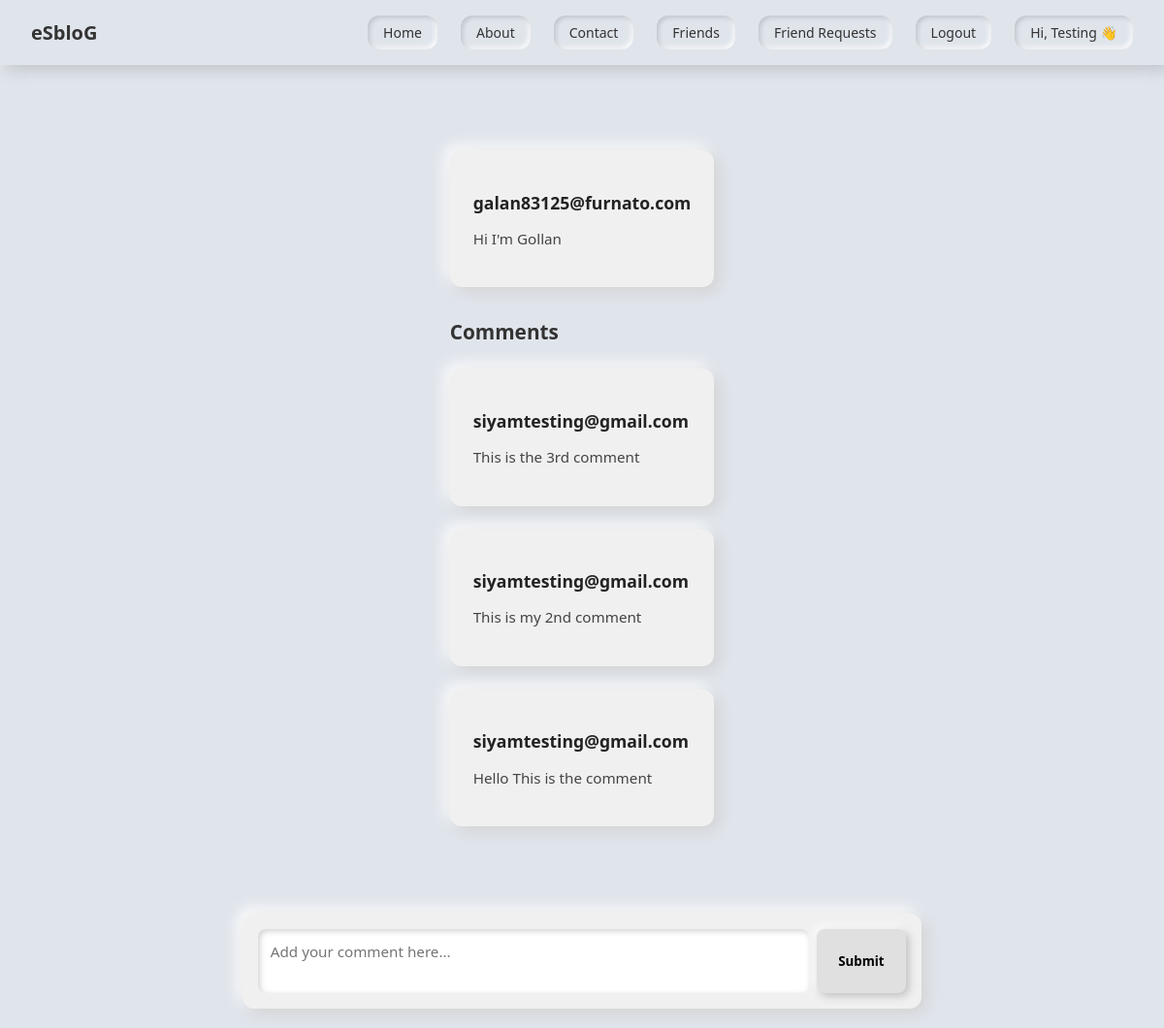
/dashboard/add_comment/10/ (signed in), run on the app's committed database.
### dashboard/models.py (models this page shows, shortened)
class Login_info_new_p(models.Model):
    fname = models.CharField(max_length=100,default="Mr.")
    lname = models.CharField(max_length=100,default="Unknown")
    email = models.EmailField(max_length=50)
    password = models.CharField(max_length=50)
    def __str__(self):
        return self.email

class User_posts(models.Model):
    id = models.AutoField(primary_key=True)
    u_name = models.ForeignKey(Login_info_new_p,on_delete=models.CASCADE)
    post = models.CharField(max_length=100)
    create_at = models.DateTimeField(auto_now_add=True)

class User_comment(models.Model):
    id = models.AutoField(primary_key=True)
    post = models.ForeignKey(User_posts, on_delete=models.CASCADE, related_name="comments")
    user = models.ForeignKey(Login_info_new_p, on_delete=models.CASCADE, related_name="comments")
    comment = models.CharField(max_length=200)
    created_at = models.DateTimeField(auto_now_add=True)

### dashboard/views.py (the view, shortened to what this page needs)
# urls.py: path('add_comment/<int:post_id>/', views.add_comment, name="add_comment"),
def add_comment(request, post_id):
    post = User_posts.objects.get(id=post_id)
    comments = post.comments.all().order_by("-created_at")
    return render(request, "dashboard/comment.html", {"post": post, "comments": comments})

### dashboard/templates/dashboard/comment.html (shortened to what this page needs)
{% include 'dashboard/header.html' %}
<div class="comment-container">
    <div class="post-card">
        <h3 class="username">{{ post.u_name }}</h3>
        <p class="content">{{ post.post }}</p>
    </div>
    <h4 class="comment-section-title">Comments</h4>
    {% for comment in comments %}
        <div class="post-card">
            <h3 class="username">{{ comment.user }}</h3>
            <p class="content">{{ comment.comment }}</p>
        </div>
    {% empty %}
        <p class="content">No comments yet. Be the first to comment!</p>
    {% endfor %}
</div>
<div class="form">
    <form method="POST" action="{% url 'add_comment' post.id %}" style="display: flex; width: 100%; gap: 0.5rem;">
        <textarea name="comment" rows="2" placeholder="Add your comment here..." required></textarea>
        <button type="submit">Submit</button>
    </form>
</div>
{% include 'dashboard/footer.html' %}

### dashboard/templates/dashboard/header.html (shortened to what this page needs)
{% load static %}
<!DOCTYPE html>
<html lang="en">
<head>
</head>
<body>
  <nav class="navbar" role="navigation" aria-label="main">
    <a class="logo" href="{% url 'home' %}">eSbloG</a>
    <ul>
      <li><a href="{% url 'home' %}">Home</a></li>
      <li><a href="{% url 'home' %}">About</a></li>
      <li><a href="{% url 'home' %}">Contact</a></li>
      {% if request.session.user_id %}
        <li><a href="{% url 'friends' %}">Friends</a></li>
        <li><a href="{% url 'friends_req' %}">Friend Requests</a></li>
        <li><a href="{% url 'logout' %}">Logout</a></li>
        <li><a href="{% url 'mypost' %}">Hi, {{ request.session.name }} 👋</a></li>
      {% else %}
        <li><a href="{% url 'login' %}">Login</a></li>
      {% endif %}
    </ul>
  </nav>
  <div class="page-wrap">

### dashboard/templates/dashboard/header.html (style rules this page uses)
* { box-sizing: border-box; font-family: 'Segoe UI', sans-serif; }
body { background: #e0e5ec; display: flex; flex-direction: column; align-items: center; min-height: 100vh; margin: 0; }
.navbar { width: 100%; background: #e0e5ec; padding: 1rem 2rem; display: flex; justify-content: space-between; align-items: center; box-shadow: 5px 5px 15px #bec3c9, -5px -5px 15px #ffffff; position: sticky; top: 0; left: 0; z-index: 1000; }
.navbar .logo { font-size: 20px; font-weight: bold; color: #333; text-decoration: none; }
.navbar ul { list-style: none; display: flex; gap: 1.5rem; margin: 0; padding: 0; }
.navbar ul li { display: inline; }
.navbar ul li a { text-decoration: none; color: #333; padding: 0.5rem 1rem; border-radius: 12px; background: #e0e5ec; box-shadow: inset 2px 2px 5px #bec3c9, inset -2px -2px 5px #ffffff; font-size: 14px; transition: all 0.2s ease-in-out; display: inline-block; }
.page-wrap { width: 100%; display: flex; justify-content: center; padding: 2rem 1rem; }

### dashboard/templates/dashboard/comment.html (style rules this page uses)
.post-card { background: #f0f0f0; padding: 1.5rem; border-radius: 12px; box-shadow: 5px 5px 15px #d1d1d1, -5px -5px 15px #ffffff; max-width: 700px; margin: 1.5rem auto; }
.username { font-size: 1.1rem; font-weight: 700; margin-bottom: 0.3rem; color: #222; }
.content { font-size: 0.95rem; color: #444; line-height: 1.4; }
.comment-container { max-width: 750px; margin: 2rem auto; padding: 0 1rem; padding-bottom: 120px; }
.comment-section-title { font-size: 1.3rem; font-weight: 600; margin: 2rem 0 1rem 0; text-align: left; color: #333; }
.form { position: fixed; bottom: 20px; left: 50%; transform: translateX(-50%); background: #f0f0f0; padding: 1rem; border-radius: 12px; box-shadow: 5px 5px 15px #d1d1d1, -5px -5px 15px #ffffff; max-width: 700px; width: 90%; z-index: 9999; display: flex; gap: 0.5rem; align-items: center; }
.form textarea { flex: 1; padding: 0.8rem; border-radius: 8px; border: none; resize: none; box-shadow: inset 2px 2px 6px #d1d1d1, inset -2px -2px 6px #ffffff; font-size: 0.95rem; outline: none; }
.form button { background: #e0e0e0; border: none; padding: 0.6rem 1.4rem; border-radius: 8px; font-weight: 600; cursor: pointer; box-shadow: 3px 3px 8px #bfbfbf, -3px -3px 8px #ffffff; transition: all 0.2s ease-in-out; }

### data on the page
Login_info_new_p: session.name "Testing"
User_posts: u_name "galan83125@furnato.com", post "Hi I'm Gollan"
User_comment: user "siyamtesting@gmail.com", comment "This is the 3rd comment"
User_comment: user "siyamtesting@gmail.com", comment "This is my 2nd comment"
User_comment: user "siyamtesting@gmail.com", comment "Hello This is the comment"
